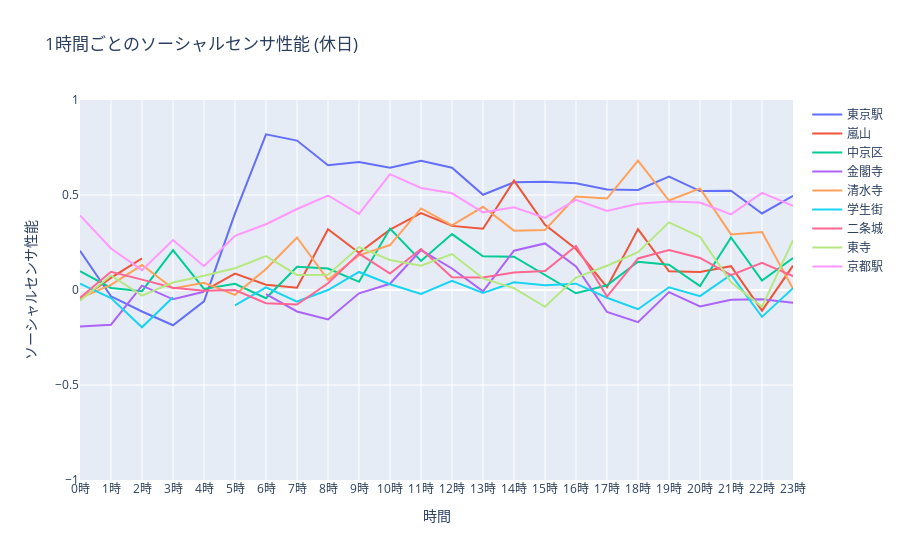

The cell this chart's notebook holds for it:
### Code cell
data = []
for place_id in range(0, len(list_mobile)):
    mobile = np.load(list_mobile[place_id])
    tweets = np.load(list_twitter[place_id])
    dlete_list = []
    if place_id == 0:
        start_date = datetime(2021,1,1)
    else:
        start_date = datetime(2022,1,1)

    for n_date_from_year in range(0,365):
        Today = start_date + timedelta(days=n_date_from_year)
        work_holi_Flag = isBizDay(Today)
        if (
            n_date_from_year == 0
            or n_date_from_year == 1
            or n_date_from_year == 2
            or n_date_from_year == 362
            or n_date_from_year == 363
            or n_date_from_year == 364
            or work_holi_Flag == "Holiday"
            ):
            continue
        else:
            dlete_list.append(n_date_from_year)
    mobile = np.delete(mobile,dlete_list,axis=0)
    tweets = np.delete(tweets,dlete_list,axis=0)

    for i in range(0,24):
        mobile_1hour = mobile[:, i:i+1]
        mobile_1hour = mobile_1hour.flatten()
        tweets_1hour = tweets[:, i:i+1]
        tweets_1hour = tweets_1hour.flatten()

        correlation, p_value = stats.pearsonr(mobile_1hour, tweets_1hour)
        data.append([str(i) + '時', correlation, p_value, list_key[place_id]])


columns=['time','r','p','place']


df= pd.DataFrame(data,columns=columns)



list_place = df['place'].unique()
fig = go.Figure(data=[
    go.Scatter(x = df[df['place']==list_place[0]]['time'], y = df[df['place']==list_place[0]]['r'], name = list_place[0],),
    go.Scatter(x = df[df['place']==list_place[1]]['time'], y = df[df['place']==list_place[1]]['r'], name = list_place[1],),
    go.Scatter(x = df[df['place']==list_place[2]]['time'], y = df[df['place']==list_place[2]]['r'], name = list_place[2],),
    go.Scatter(x = df[df['place']==list_place[3]]['time'], y = df[df['place']==list_place[3]]['r'], name = list_place[3],),
    go.Scatter(x = df[df['place']==list_place[4]]['time'], y = df[df['place']==list_place[4]]['r'], name = list_place[4],),
    go.Scatter(x = df[df['place']==list_place[5]]['time'], y = df[df['place']==list_place[5]]['r'], name = list_place[5],),
    go.Scatter(x = df[df['place']==list_place[6]]['time'], y = df[df['place']==list_place[6]]['r'], name = list_place[6],),
    go.Scatter(x = df[df['place']==list_place[7]]['time'], y = df[df['place']==list_place[7]]['r'], name = list_place[7],),
    go.Scatter(x = df[df['place']==list_place[8]]['time'], y = df[df['place']==list_place[8]]['r'], name = list_place[8],),
    ])
fig.update_layout(title='1時間ごとのソーシャルセンサ性能 (休日)')
fig.update_layout(yaxis=dict(range=(-1, 1)))
fig.update_layout(xaxis=dict(title='時間'),
                 yaxis=dict(title='ソーシャルセンサ性能'))
fig.show()

### Figure 1 — Plotly figure (JSON) as saved in the notebook; plotly's stock layout.template omitted (floating-point values rounded to 4 significant figures)
{"data": [{"name": "東京駅", "type": "scatter", "x": ["0時", "1時", "2時", "3時", "4時", "5時", "6時", "7時", "8時", "9時", "10時", "11時", "12時", "13時", "14時", "15時", "16時", "17時", "18時", "19時", "20時", "21時", "22時", "23時"], "y": [0.2066, -0.03317, -0.1133, -0.1856, -0.05939, 0.4037, 0.8192, 0.7865, 0.6571, 0.6736, 0.6434, 0.6799, 0.6439, 0.5013, 0.5672, 0.5702, 0.5617, 0.5285, 0.5267, 0.5969, 0.5205, 0.523, 0.4028, 0.4957]}, {"name": "嵐山", "type": "scatter", "x": ["0時", "1時", "2時", "3時", "4時", "5時", "6時", "7時", "8時", "9時", "10時", "11時", "12時", "13時", "14時", "15時", "16時", "17時", "18時", "19時", "20時", "21時", "22時", "23時"], "y": [-0.04968, 0.06408, 0.1661, null, -0.00458, 0.08604, 0.02788, 0.01205, 0.3196, 0.1957, 0.3175, 0.4046, 0.3375, 0.3221, 0.5757, 0.3433, 0.2157, 0.01446, 0.3206, 0.09846, 0.09489, 0.1254, -0.1086, 0.1279]}, {"name": "中京区", "type": "scatter", "x": ["0時", "1時", "2時", "3時", "4時", "5時", "6時", "7時", "8時", "9時", "10時", "11時", "12時", "13時", "14時", "15時", "16時", "17時", "18時", "19時", "20時", "21時", "22時", "23時"], "y": [0.09977, 0.01083, -0.006122, 0.2095, 0.005439, 0.03231, -0.04318, 0.1222, 0.1128, 0.04292, 0.3234, 0.1532, 0.2944, 0.177, 0.175, 0.0798, -0.01735, 0.02471, 0.1486, 0.1332, 0.02109, 0.2762, 0.0499, 0.1678]}, {"name": "金閣寺", "type": "scatter", "x": ["0時", "1時", "2時", "3時", "4時", "5時", "6時", "7時", "8時", "9時", "10時", "11時", "12時", "13時", "14時", "15時", "16時", "17時", "18時", "19時", "20時", "21時", "22時", "23時"], "y": [-0.1916, -0.1825, 0.02262, -0.04895, -0.009665, null, -0.02202, -0.113, -0.155, -0.01742, 0.03269, 0.21, 0.1132, -0.007354, 0.2068, 0.2451, 0.1244, -0.1158, -0.1694, -0.01099, -0.0869, -0.05153, -0.04851, -0.06764]}, {"name": "清水寺", "type": "scatter", "x": ["0時", "1時", "2時", "3時", "4時", "5時", "6時", "7時", "8時", "9時", "10時", "11時", "12時", "13時", "14時", "15時", "16時", "17時", "18時", "19時", "20時", "21時", "22時", "23時"], "y": [-0.04205, 0.02679, 0.1312, 0.008122, 0.03828, -0.02557, 0.1103, 0.2766, 0.05329, 0.1827, 0.2365, 0.4294, 0.3397, 0.4379, 0.3125, 0.3157, 0.492, 0.4814, 0.6806, 0.4709, 0.535, 0.2925, 0.3048, 0.006811]}, {"name": "学生街", "type": "scatter", "x": ["0時", "1時", "2時", "3時", "4時", "5時", "6時", "7時", "8時", "9時", "10時", "11時", "12時", "13時", "14時", "15時", "16時", "17時", "18時", "19時", "20時", "21時", "22時", "23時"], "y": [0.03363, -0.04232, -0.1965, -0.03825, null, -0.08129, 0.01382, -0.06079, 5.871e-05, 0.09495, 0.0306, -0.02071, 0.04842, -0.01489, 0.04077, 0.02548, 0.03332, -0.04092, -0.101, 0.01455, -0.03222, 0.08064, -0.1415, 0.009421]}, {"name": "二条城", "type": "scatter", "x": ["0時", "1時", "2時", "3時", "4時", "5時", "6時", "7時", "8時", "9時", "10時", "11時", "12時", "13時", "14時", "15時", "16時", "17時", "18時", "19時", "20時", "21時", "22時", "23時"], "y": [-0.04127, 0.09603, 0.05445, 0.01189, -0.004552, -0.0001467, -0.06924, -0.07628, 0.03538, 0.1917, 0.08639, 0.2159, 0.06711, 0.06544, 0.09172, 0.1003, 0.2317, -0.03444, 0.166, 0.2102, 0.1685, 0.07842, 0.1435, 0.07298]}, {"name": "東寺", "type": "scatter", "x": ["0時", "1時", "2時", "3時", "4時", "5時", "6時", "7時", "8時", "9時", "10時", "11時", "12時", "13時", "14時", "15時", "16時", "17時", "18時", "19時", "20時", "21時", "22時", "23時"], "y": [-0.05634, 0.07644, -0.02919, 0.03967, 0.07513, 0.1148, 0.1788, 0.07914, 0.08055, 0.2259, 0.1578, 0.128, 0.1892, 0.06102, 0.01012, -0.08865, 0.06511, 0.1278, 0.1989, 0.3558, 0.2796, 0.04119, -0.08874, 0.2626]}, {"name": "京都駅", "type": "scatter", "x": ["0時", "1時", "2時", "3時", "4時", "5時", "6時", "7時", "8時", "9時", "10時", "11時", "12時", "13時", "14時", "15時", "16時", "17時", "18時", "19時", "20時", "21時", "22時", "23時"], "y": [0.3931, 0.2186, 0.1047, 0.2633, 0.1254, 0.2856, 0.3462, 0.4264, 0.4973, 0.4001, 0.6098, 0.537, 0.5091, 0.4087, 0.4356, 0.3792, 0.4744, 0.416, 0.4537, 0.4664, 0.46, 0.3982, 0.5114, 0.443]}], "layout": {"title": {"text": "1時間ごとのソーシャルセンサ性能 (休日)"}, "xaxis": {"title": {"text": "時間"}}, "yaxis": {"range": [-1, 1], "title": {"text": "ソーシャルセンサ性能"}}}}
